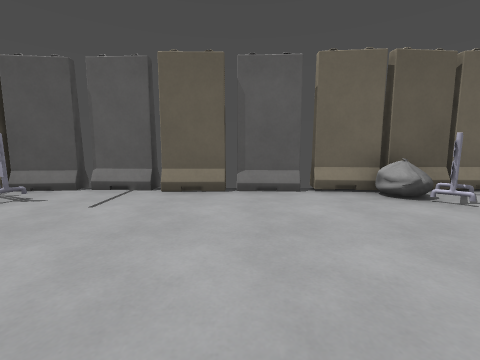
[1] (above)

13 first-person views from a walk through a 3-D level made in the Godot game engine. The camera is 1.2 m above the floor, tilts 8° down and sees 90° across. The floor is counted in squares, 1.2 m on a side. Each view is taken from the middle of a square. On the plan, view 1 faces up. The plan holds only what a view shows up to about 11 squares ahead; the rest is blank. Characters and animated objects are not drawn. Surface patterns are stand-ins for the level's own textures.

[2]
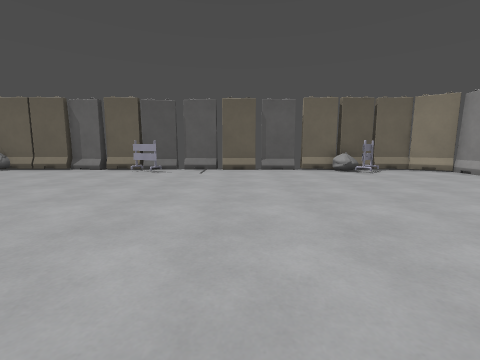

[3]
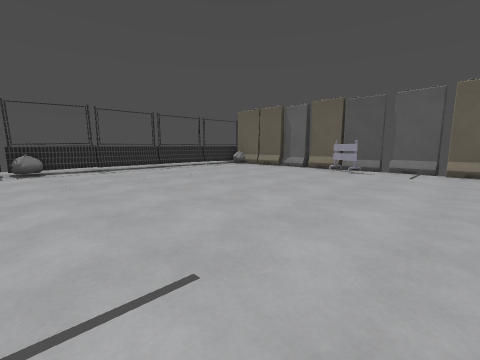

[4]
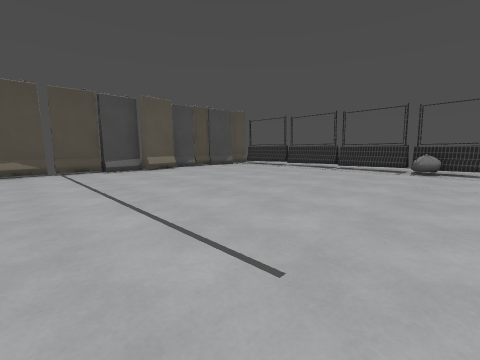

[5]
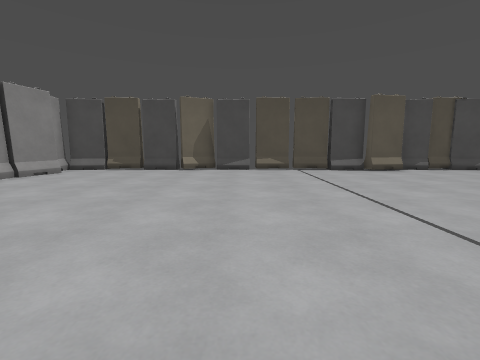

[6]
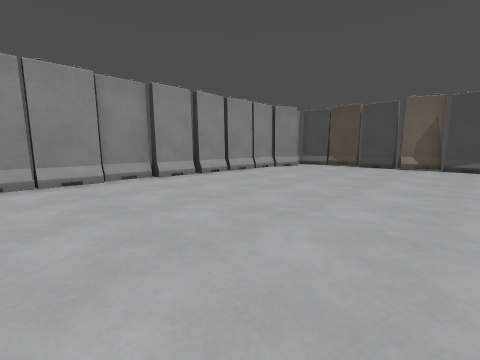

[7]
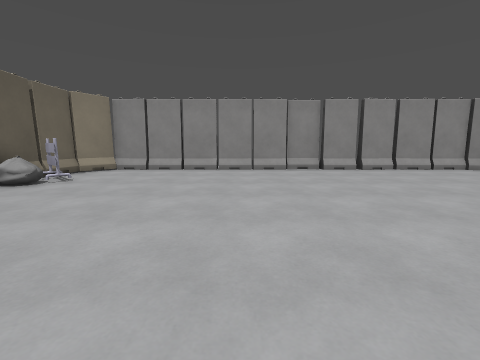

[8]
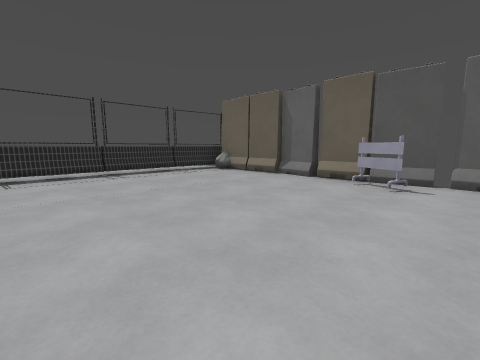

[9]
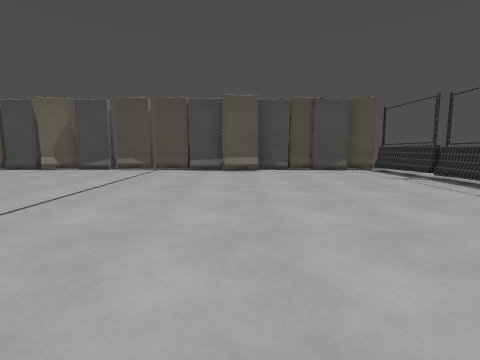

[10]
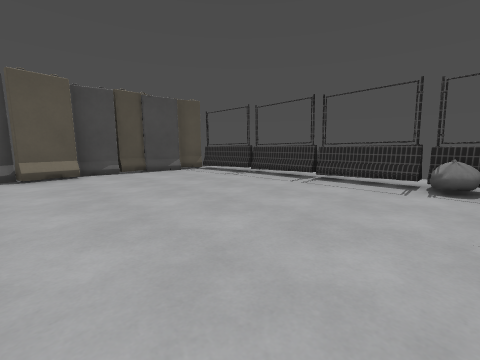

[11]
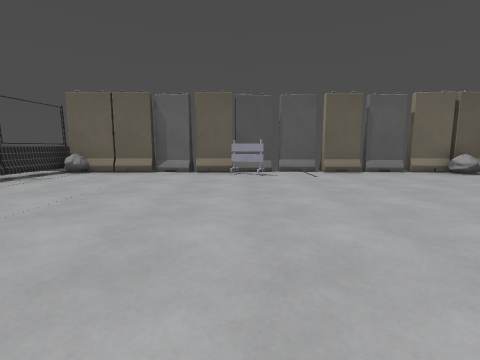

[12]
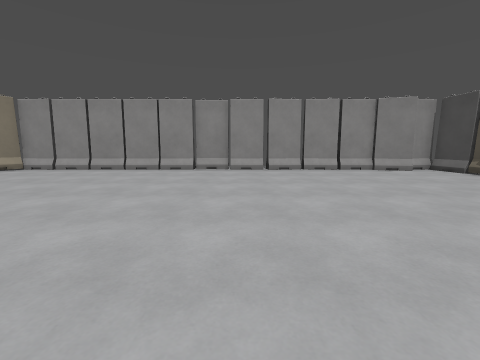

[13]
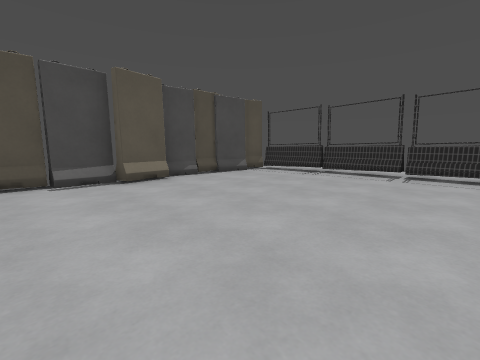

### Floor plan
Key: @ floor where view 1 was taken; # wall or solid block; x gap in a wall; . floor; T thing the floor can be seen under or through; O other object.
Columns run from 13 left of view 1 to 8 right of it. Each row starts with its distance up from view 1.
  6  #O######x###x#x#####
  5 .#O.....x..#....OO..##
  4 .T......#........O...#
  3 .T...................#
  2 .T...................#
  1 .T...................#
  0 .T...........@.......#
 -1 .T...................#
 -2 .T...................#
 -3 .T...................#
 -4 .O...................#
 -5 .x...................#
 -6 .T...................#
 -7 .T...................#
 -8 .T...................#
 -9 .T...................#
-10 .T...................#
-11 .#..................##
-12 .#..................##
-13 .#....##.##.........#
-14  ##########xx#x######

Positions as (right, up) in squares from view 1, and headings:
1: (0, 0), facing up
2: (-1, -5), facing up
3: (-1, -5), facing up-left
4: (-1, -3), facing down-left
5: (0, -3), facing down
6: (0, -1), facing down-right
7: (-3, -1), facing right
8: (-3, -2), facing up-left
9: (-6, -3), facing down
10: (-5, -4), facing down-left
11: (-5, -4), facing up
12: (-3, -5), facing right
13: (-3, -6), facing down-left
